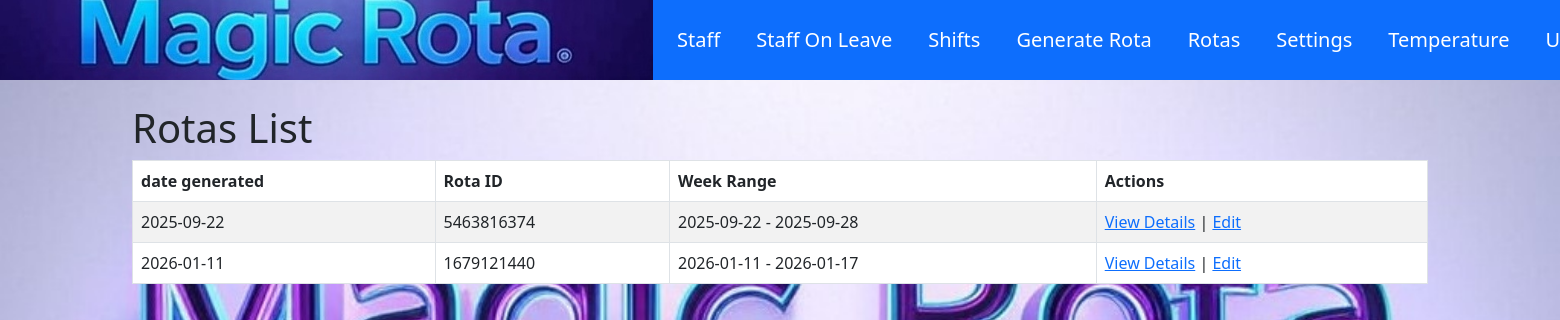
The page /rotas on the database its author committed.
### models/models.py (models this page shows)
class Rota(db.Model):
    __tablename__ = 'rotas'
    id = db.Column(db.Integer, primary_key=True, autoincrement=True)
    rota_id = db.Column(db.Integer, nullable=False)
    week_range = db.Column(db.String(50), nullable=False, unique=True)
    shift_8_5 = db.Column(db.String(255), nullable=False)
    shift_5_8 = db.Column(db.String(255), nullable=False)
    shift_8_8 = db.Column(db.String(255), nullable=False)
    night_off = db.Column(db.String(255), nullable=True)
    date = db.Column(db.Date, default=date.today, nullable=False)

### blueprints/rota.py (the view)
@rota_bp.route('/rotas')
def list_rotas():
    rota_id = request.args.get('rota_id', type=int)
    if rota_id:
        rotas = Rota.query.filter_by(rota_id=rota_id).order_by(Rota.date).all()
    else:
        distinct_rota_ids = db.session.query(Rota.rota_id).distinct().all()
        distinct_rota_ids = [row.rota_id for row in distinct_rota_ids]
        rotas = [Rota.query.filter_by(rota_id=rota_id).first() for rota_id in distinct_rota_ids if Rota.query.filter_by(rota_id=rota_id).first()]
    return render_template('rotas_list.html', rotas=rotas)

### app.py (called while the page is built)
@app.before_request
def update_session_timeout():
    if current_user.is_authenticated:
        session.permanent = True  # Extend the session lifetime for each request

### templates/rotas_list.html (shortened to what this page needs)
{% extends "base.html" %}
{% block content %}
    <h1>Rotas List</h1>
    {% if rotas %}
        <table class="table table-striped table-bordered">
            <thead>
                <tr>
                    <th>date generated</th>
                    <th>Rota ID</th>
                    <th>Week Range</th>
                    <th>Actions</th>  </tr>
            </thead>
            <tbody>
                {% for rota in rotas %}
                    <tr><td>{{ rota.date }}</td>
                        <td>{{ rota.rota_id }}</td>
                        <td>{{ rota.week_range }}</td>
<td>
    <a href="{{ url_for('rota.rota_detail', rota_id=rota.rota_id) }}">View Details</a> |
    <a href="{{ url_for('rota.edit_rota', rota_id=rota.rota_id) }}">Edit</a> </td>
                    </tr>
                {% endfor %}
            </tbody>
        </table>
    {% else %}
        <p>No rotas found.</p>
    {% endif %}
{% endblock %}

### static/styles.css (style rules this page uses)
body { background-image: url('/static/images/magic.jpeg'); background-size: cover; background-repeat: no-repeat; background-attachment: fixed; background-position: center; }

### rows shown on the page
Rota: date "2025-09-22", rota_id "5463816374", week_range "2025-09-22 - 2025-09-28"
Rota: date "2026-01-11", rota_id "1679121440", week_range "2026-01-11 - 2026-01-17"
